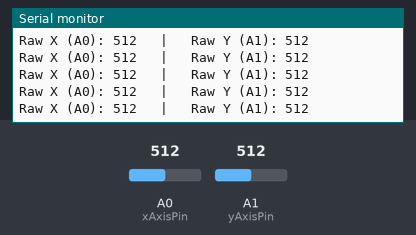
Bench run of a sketch on a simulated Arduino Uno, built with avr-gcc and run on an emulated ATmega328P. Shown: the last lines printed to the serial monitor. The inputs (shaded band) are chosen by the test bench; at power-on: A0 (xAxisPin) = 512, A1 (yAxisPin) = 512.

Above: at 1.2 s.
1.3 s: A0 (xAxisPin) set to 716
At 1.58 s:
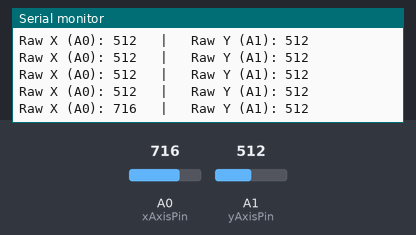
2.8 s: A1 (yAxisPin) set to 716
At 2.99 s:
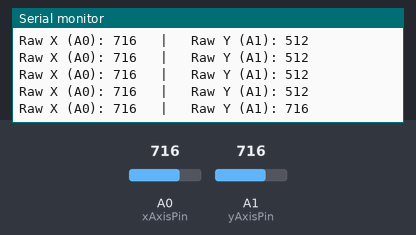
4.3 s: A0 (xAxisPin) set to 900
At 4.39 s:
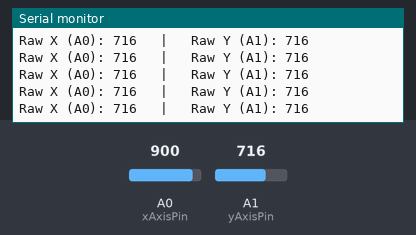
5.8 s: A1 (yAxisPin) set to 900
At 5.8 s:
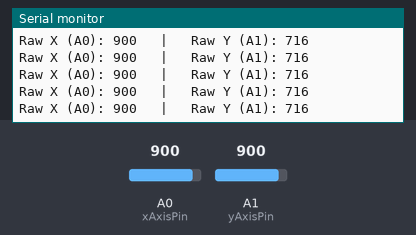
Timing chart, 0 to 8.3 s (numbered marks = the images above; inputs shaded):
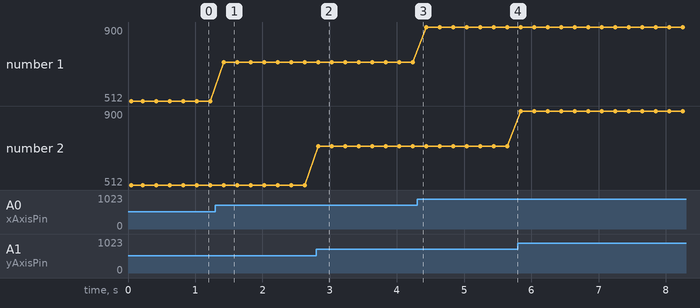

Measured:
- after the input at 1.3 s, the serial monitor: prints a new line after 0.13 s (image 1)
- after the input at 2.8 s, the serial monitor: prints a new line at once (image 2)
- plotted number 1: 512 → 716 after the input at 1.3 s, 716 → 900 after the input at 4.3 s

The sketch:

joystick.ino
```cpp
const int xAxisPin = A0;
const int yAxisPin = A1;

void setup() {
  // Initialize the serial communication channel
  Serial.begin(9600);
  while (!Serial); // Wait for the terminal interface to connect
  Serial.println("--- PSP 1000 Joystick Raw Diagnostic Live ---");
}

void loop() {
  // Read the raw 10-bit analog-to-digital converter channels
  int rawX = analogRead(xAxisPin);
  int rawY = analogRead(yAxisPin);

  // Print the raw workspace data to the console
  Serial.print("Raw X (A0): ");
  Serial.print(rawX);
  Serial.print("   |   Raw Y (A1): ");
  Serial.println(rawY);

  delay(200); // 5 updates per second is easy to read visually
}
```
